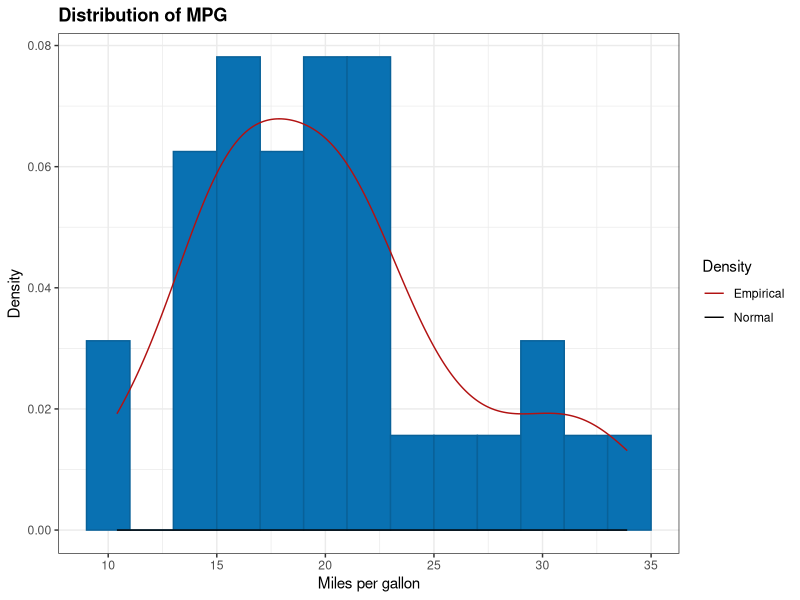
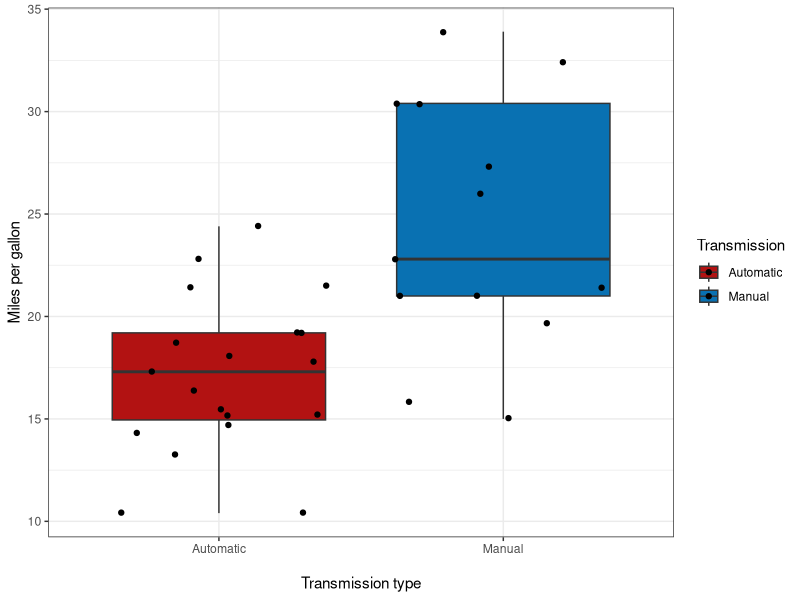

These charts were generated, in order, by the following R code: (Note: this script raises an error after producing the figures.)
## ---- chunk 1
rm(list = ls())
data(mtcars)

# Rearrange data for ggpairs plot
mtcars <- mtcars[ , c(1, 9, 2:8, 10:11)]

# Create factor variables
mtcars$am.f <- as.factor(mtcars$am); levels(mtcars$am.f) <- c("Automatic", "Manual")
mtcars$cyl.f <- as.factor(mtcars$cyl); levels(mtcars$cyl.f) <- c("4 cyl", "6 cyl", "8 cyl")
mtcars$vs.f <- as.factor(mtcars$vs); levels(mtcars$vs.f) <- c("V engine", "Straight engine")
mtcars$gear.f <- as.factor(mtcars$gear); levels(mtcars$gear.f) <- c("3 gears", "4 gears", "5 gears")
mtcars$carb.f <- as.factor(mtcars$carb)
## ---- chunk 2
model1 <- lm(mpg ~ am.f, data = mtcars)
## ---- chunk 3
cor.list <- c()
outcome.cor <- function(predictor, ...) {
    x <- cor(mtcars$mpg, predictor)
    cor.list <- c(cor.list, x)
}
cor.list <- sapply(mtcars[ , c(2:11)], outcome.cor)
## ---- chunk 4
require(car)
model8 <- lm(mpg ~ am.f + wt + cyl.f + am.f * wt, data = mtcars)
model10 <- lm(mpg ~ am.f + wt + am.f * wt, data = mtcars)
vif(model10); vif(model8)[ ,1]
## ---- chunk 5
final.model <- lm(mpg ~ am.f + I(wt - mean(wt)) + am.f * I(wt - mean(wt)), data = mtcars)
summary(final.model)$coef

mn <- mean(mtcars$wt)
final.model.auto <- lm(mpg ~ I(wt - mn), data = mtcars[mtcars$am == 0, ])
final.model.manual <- lm(mpg ~ I(wt - mn), data = mtcars[mtcars$am == 1, ])

mean.cars <- data.frame(wt = c(mean(mtcars$wt)))
new.cars <- data.frame(wt = c(2, 4))

# CI for mean
auto.ci <- predict(final.model.auto, newdata = mean.cars, interval = ("confidence"))
manual.ci <- predict(final.model.manual, newdata = mean.cars, interval = ("confidence"))

# Prediction interval for new values
auto.predict.ci <- predict(final.model.auto, newdata = new.cars, interval = ("prediction"))
manual.predict.ci <- predict(final.model.manual, newdata = new.cars, interval = ("prediction"))
## ---- chunk 6
mtcars$hatvalues <- round(hatvalues(final.model), 3)
head(sort(round(hatvalues(final.model), 3), decreasing = TRUE))

mtcars$dfbetas <- round(dfbetas(final.model)[, 2], 3)
head(sort(round(abs(dfbetas(final.model)[, 2]), 3), decreasing = TRUE))
## ---- chunk 7
require(ggplot2)
g <- ggplot(data=as.data.frame(mtcars$mpg), aes(mtcars$mpg)) + 
        geom_histogram(aes(y = ..density..), binwidth = 2, 
                 col = "#086199", 
                 fill = "#0971B2") + 
        xlab("Miles per gallon") + 
        ylab("Density") + 
        theme_bw() + 
        ggtitle("Distribution of MPG") + 
        theme(plot.title = element_text(lineheight=.8, face="bold")) + 
        geom_line(aes(y = ..density.., colour = "Empirical"), stat = "density") + 
        stat_function(fun = dnorm, aes(colour = "Normal"), 
                    arg = list(mean = mean(mtcars$mpg), sd = sd(mtcars$mpg))) + 
        scale_colour_manual(name = "Density", values = c("#B21212", "black"))
g
## ---- chunk 8
require(ggplot2)
g <- ggplot(mtcars, aes(am.f, mpg, fill = am.f)) +
        geom_boxplot(aes(fill = am.f)) +
        geom_jitter() +
        ylab("Miles per gallon") +
        xlab("\nTransmission type") +
        theme_bw() +
        scale_fill_manual(name="Transmission",  values =c("#B21212", "#0971B2"))
g
## ---- chunk 9
require(ggplot2); require(GGally)
g = ggpairs(mtcars[ , 1:11], lower = list(continuous = "smooth", params = c(method = "loess")))
g
## ---- chunk 10
model1 <- lm(mpg ~ am.f, data = mtcars)
model2 <- lm(mpg ~ am.f + wt, data = mtcars)
model3 <- lm(mpg ~ am.f + wt + cyl.f, data = mtcars)
model4 <- lm(mpg ~ am.f + wt + cyl.f + drat, data = mtcars)
model5 <- lm(mpg ~ am.f + wt + cyl.f + carb.f, data = mtcars)
model6 <- lm(mpg ~ am.f + wt + cyl.f + gear.f, data = mtcars)
model7 <- lm(mpg ~ am.f + wt + cyl.f + qsec, data = mtcars)
model8 <- lm(mpg ~ am.f + wt + cyl.f + am.f * wt, data = mtcars)
model9 <- lm(mpg ~ am.f + wt + cyl.f + am.f * wt + am.f * cyl.f, data = mtcars)
model10 <- lm(mpg ~ am.f + wt + am.f * wt, data = mtcars)

lmfits <- data.frame(Model1 = character(), Model2 = character(), Change = numeric())
lmfit.table <- function(model1, model2, ...) {
    models <- sub("Model 1: ", "", attr(anova(model1, model2), "heading")[2])
    x <- c(sub("\\n.*", "", models),
            sub(".*Model 2: ", "", models), 
            round(anova(model1, model2)$"Pr(>F)"[2], 3))
    lmfits <- rbind(lmfits, x)
}

lmfits <- lmfit.table(model1, model2)
lmfits$X.mpg...am.f. <- as.character(lmfits$X.mpg...am.f.)
lmfits$X.mpg...am.f...wt. <- as.character(lmfits$X.mpg...am.f...wt.)
lmfits$X.0. <- as.numeric(as.character(lmfits$X.0.))

lmfits <- lmfit.table(model2, model3)
lmfits <- lmfit.table(model3, model4)
lmfits <- lmfit.table(model3, model5)
lmfits <- lmfit.table(model3, model6)
lmfits <- lmfit.table(model3, model7)
lmfits <- lmfit.table(model3, model8)
lmfits <- lmfit.table(model8, model9)
lmfits <- lmfit.table(model2, model10)

names(lmfits) <- c("Model 1", "Model 2", "p-value of model improvement")

require(knitr)
kable(lmfits)
## ---- chunk 11
require(ggplot2)
g <- ggplot(data=mtcars, aes(x=wt, y=mpg, colour=am.f)) + 
        geom_point(alpha = 0.7) +
        geom_abline(intercept = coef(model10)[1], slope = coef(model10)[3], 
                    size = 1, color = "#B21212") +
        geom_abline(intercept = coef(model10)[1] + coef(model10)[2], 
                    slope = coef(model10)[3] + coef(model10)[4], 
                    size = 1, color = "#0971B2") +
        scale_colour_manual(name="Transmission",  values =c("#B21212", "#0971B2")) +
        ylab("Miles per gallon") +    
        xlab("Weight (`000 lbs)") +
        theme_bw()
g        
## ---- chunk 12
par(mfrow = c(2,2))
plot(final.model)
## ---- chunk 13
mtcars$name <- row.names(mtcars)
g1 <- g + geom_text(data=subset(mtcars, abs(hatvalues) > 0.21), 
                     aes(wt,mpg,label=name), size = 4, hjust=1, vjust=0) +
        ggtitle("The Six Points with Highest Leverage (hatvalues)")

g2 <- g + geom_text(data=subset(mtcars, abs(dfbetas) > 0.17), 
                     aes(wt,mpg,label=name), size = 4, hjust=1, vjust=0) +
        ggtitle("The Six Points with Highest Influence (dfbetas)")

library(gridExtra)
grid.arrange(g1, g2, nrow = 1, ncol = 2)
